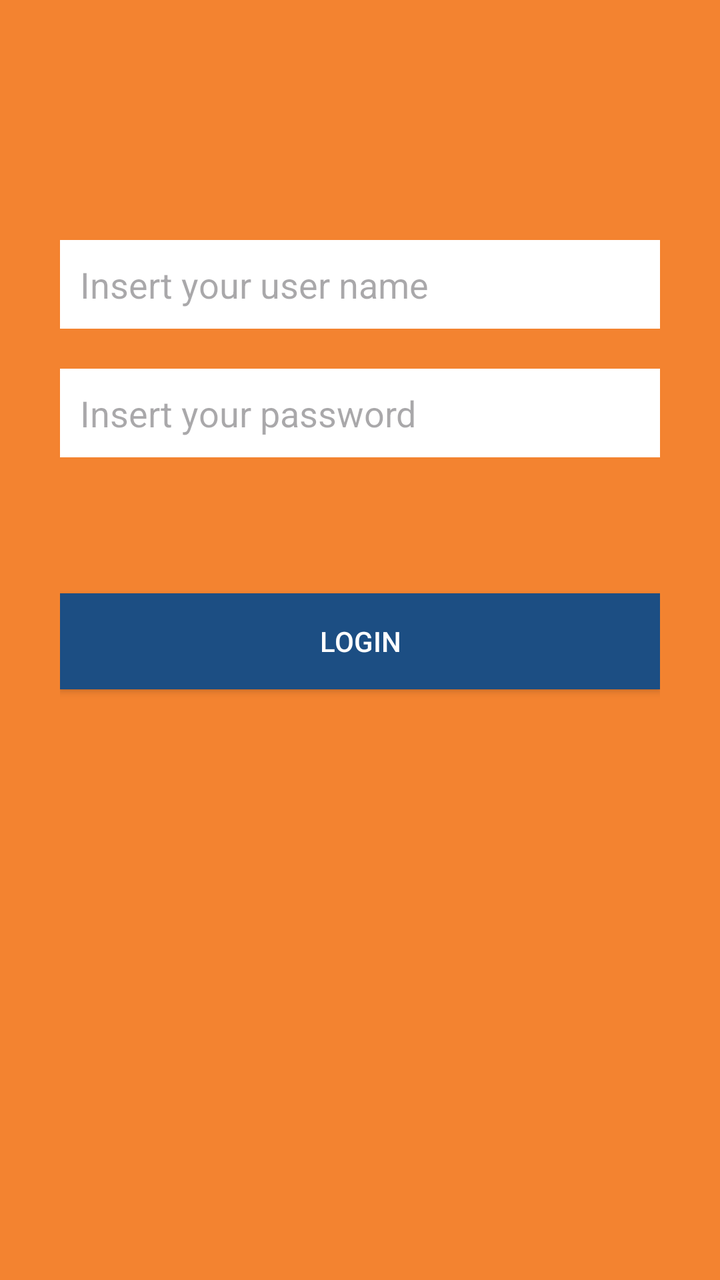
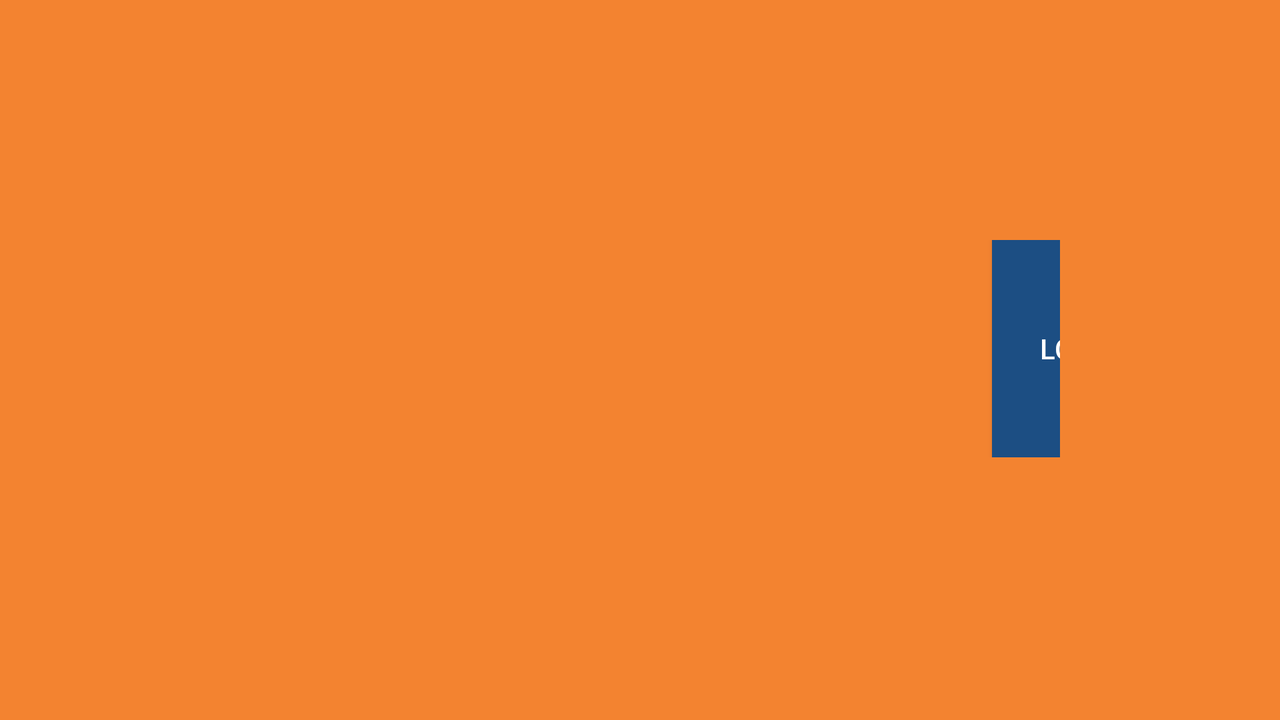

The same Android screen from two of the app's own layout files: first res/layout/ as a phone draws it, then the repository's variant for another configuration, drawn on a device whose configuration selects that folder. Both files follow.
<!-- AndroidManifest.xml: application theme Theme.DragonBall -->
<!-- res/layout/activity_login.xml -->
<?xml version="1.0" encoding="utf-8"?>
<LinearLayout xmlns:android="http://schemas.android.com/apk/res/android"
    xmlns:tools="http://schemas.android.com/tools"
    android:id="@+id/main"
    android:layout_width="match_parent"
    android:layout_height="match_parent"
    android:background="@color/orange"
    android:gravity="center_horizontal"
    android:orientation="vertical"
    tools:context=".login.LoginActivity">

    <ImageView
        android:id="@+id/imageView"
        android:layout_width="match_parent"
        android:layout_height="wrap_content"
        android:src="@mipmap/logo"
        android:layout_marginTop="50dp"
        android:padding="20dp"/>

    <LinearLayout
        android:layout_width="match_parent"
        android:layout_height="match_parent"
        android:orientation="vertical"
        android:padding="30dp">

        <EditText
            android:id="@+id/etUser"
            android:layout_width="match_parent"
            android:layout_height="wrap_content"
            android:hint="@string/insert_user"
            android:inputType="text"
            android:background="@color/white"
            android:layout_marginBottom="20dp"
            android:padding="10dp"/>

        <EditText
            android:id="@+id/etPassword"
            android:layout_width="match_parent"
            android:layout_height="wrap_content"
            android:hint="@string/insert_password"
            android:inputType="textPassword"
            android:background="@color/white"
            android:layout_marginBottom="20dp"
            android:padding="10dp"/>

        <ProgressBar
            android:id="@+id/pbLoading"
            style="?android:attr/progressBarStyle"
            android:layout_width="match_parent"
            android:layout_height="wrap_content"
            android:visibility="invisible" />

        <androidx.appcompat.widget.AppCompatButton
            android:id="@+id/bLogin"
            android:layout_width="match_parent"
            android:layout_height="wrap_content"
            android:background="@color/blue"
            android:text="@string/login"
            android:textColor="@color/white"/>

    </LinearLayout>

</LinearLayout>
<!-- resources referenced by this layout -->
<resources>
  <color name="blue">#1C4E83</color>
  <color name="orange">#F38330</color>
  <color name="white">#FFFFFFFF</color>
  <string name="insert_password">Insert your password</string>
  <string name="insert_user">Insert your user name</string>
  <string name="login">Login</string>
  <style name="Theme.DragonBall" parent="Base.Theme.DragonBall" />
  <style name="Base.Theme.DragonBall" parent="Theme.Material3.DayNight.NoActionBar">
          
          
      </style>
</resources>
<!-- res/layout-land/activity_login.xml (the repository's variant of the layout above) -->
<!-- drawn on the phone turned sideways -->
<?xml version="1.0" encoding="utf-8"?>
<LinearLayout xmlns:android="http://schemas.android.com/apk/res/android"
    xmlns:tools="http://schemas.android.com/tools"
    android:id="@+id/main"
    android:layout_width="match_parent"
    android:layout_height="match_parent"
    tools:context=".login.LoginActivity"
    android:orientation="vertical"
    android:background="@color/orange"
    android:gravity="center_horizontal">

    <ImageView
        android:id="@+id/imageView"
        android:layout_width="match_parent"
        android:layout_height="wrap_content"
        android:src="@mipmap/logo"
        android:layout_marginVertical="40dp"
        android:padding="20dp"/>

    <LinearLayout
        android:layout_width="match_parent"
        android:layout_height="wrap_content"
        android:orientation="horizontal"
        android:gravity="center"
        android:layout_marginHorizontal="110dp">

        <LinearLayout
            android:layout_width="0dp"
            android:layout_height="wrap_content"
            android:layout_weight="1"
            android:orientation="vertical">

            <EditText
                android:id="@+id/etUser"
                android:layout_width="match_parent"
                android:layout_height="wrap_content"
                android:background="@color/white"
                android:hint="@string/insert_user"
                android:inputType="text"
                android:layout_marginBottom="20dp"
                android:padding="10dp"/>

            <EditText
                android:id="@+id/etPassword"
                android:layout_width="match_parent"
                android:layout_height="wrap_content"
                android:background="@color/white"
                android:hint="@string/insert_password"
                android:inputType="textPassword"
                android:padding="10dp"/>

        </LinearLayout>

        <ProgressBar
            android:id="@+id/pbLoading"
            style="?android:attr/progressBarStyle"
            android:layout_width="match_parent"
            android:layout_height="wrap_content"
            android:visibility="invisible" />

        <androidx.appcompat.widget.AppCompatButton
            android:id="@+id/bLogin"
            android:layout_width="wrap_content"
            android:layout_height="match_parent"
            android:background="@color/blue"
            android:text="@string/login"
            android:layout_marginStart="20dp"
            android:textColor="@color/white"/>

    </LinearLayout>

</LinearLayout>
